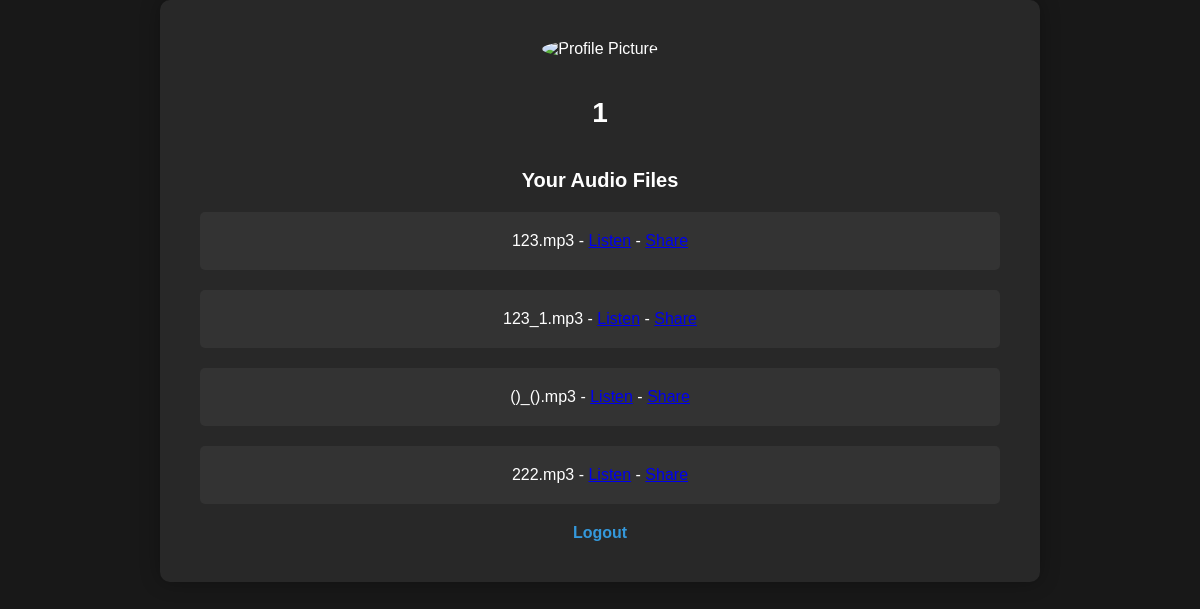
/profile (signed in), run on an earlier commit of the app's database.
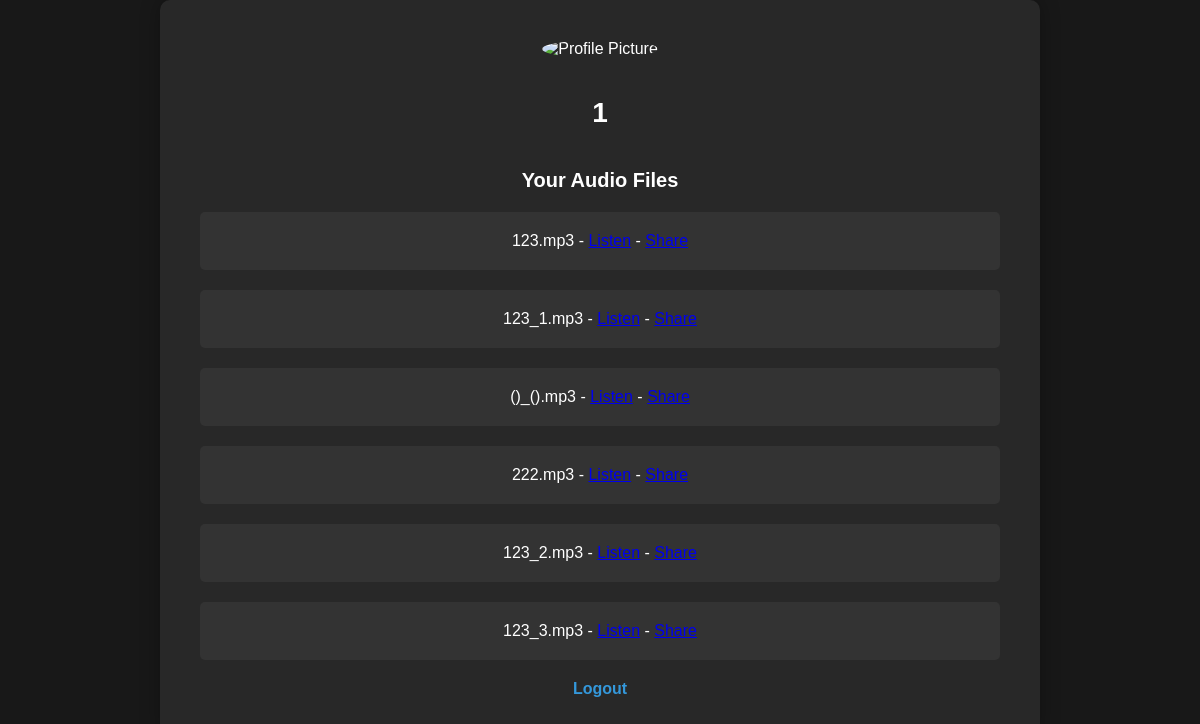
And on a later commit of the database.
### app/models.py (models this page shows, shortened)
class User(db.Model, UserMixin):
    id = db.Column(db.Integer, primary_key=True)
    username = db.Column(db.String(100), unique=True, nullable=False)
    password = db.Column(db.String(100), nullable=False)
    audio_files = db.relationship('AudioFile', backref='user', lazy=True)

class AudioFile(db.Model):
    id = db.Column(db.Integer, primary_key=True)
    filename = db.Column(db.String(100), nullable=False)
    path = db.Column(db.String(255), nullable=False)
    public = db.Column(db.Boolean, default=False)
    user_id = db.Column(db.Integer, db.ForeignKey('user.id'), nullable=False)

### app/routes.py (the view)
@app.route('/profile')
@login_required
def profile():
    audio_files = AudioFile.query.filter_by(user_id=current_user.id).all()
    return render_template('profile.html', user=current_user, audio_files=audio_files)

### app/routes.py (called while the page is built)
@login_manager.user_loader
def load_user(user_id):
    return User.query.get(int(user_id))

### app/templates/profile.html (shortened to what this page needs)
<!DOCTYPE html>
<html lang="en">
<head>
    <link rel="stylesheet" type="text/css" href="static/profile_style.css">
</head>
<body>
    <div class="profile-container">
        <div class="profile-header">
            <img src="{{ url_for('static', filename='images/profile-picture.jpg') }}" alt="Profile Picture">
            <h1>{{ user.username }}</h1>
        </div>
        <div class="profile-content">
            <h2>Your Audio Files</h2>
            <ul>
                {% for audio_file in audio_files %}
                    <li>
                        {{ audio_file.filename }}
                        - <a href="{{ url_for('listen_audio',user_id=current_user.id, filename=audio_file.filename) }}">Listen</a>
                        - <a href="{{ url_for('share_audio',user_id=current_user.id, filename=audio_file.filename) }}">Share</a>
                    </li>
                {% endfor %}
            </ul>
        </div>
        <div class="profile-footer">
            <a href="{{ url_for('logout') }}">Logout</a>
        </div>
    </div>
</body>
</html>

### app/templates/static/profile_style.css (style rules this page uses)
body { font-family: 'Arial', sans-serif; margin: 0; padding: 0; background-color: #181818; color: #fff; }
.profile-container { max-width: 800px; margin: 0 auto; padding: 40px; background-color: #282828; border-radius: 10px; box-shadow: 0 0 20px rgba(0, 0, 0, 0.3); text-align: center; }
.profile-header { margin-bottom: 40px; }
.profile-header img { width: 150px; height: 150px; border-radius: 50%; margin-bottom: 20px; }
.profile-header h1 { font-size: 28px; }
.profile-content h2 { font-size: 20px; margin-bottom: 20px; }
.profile-content ul { list-style-type: none; padding: 0; }
.profile-content li { background-color: #333; padding: 20px; margin-bottom: 20px; border-radius: 5px; }
.profile-footer a { color: #3498db; text-decoration: none; font-weight: bold; }

What changed in the data, as far as the page shows it:
added AudioFile: filename "123_2.mp3"
added AudioFile: filename "123_3.mp3"
